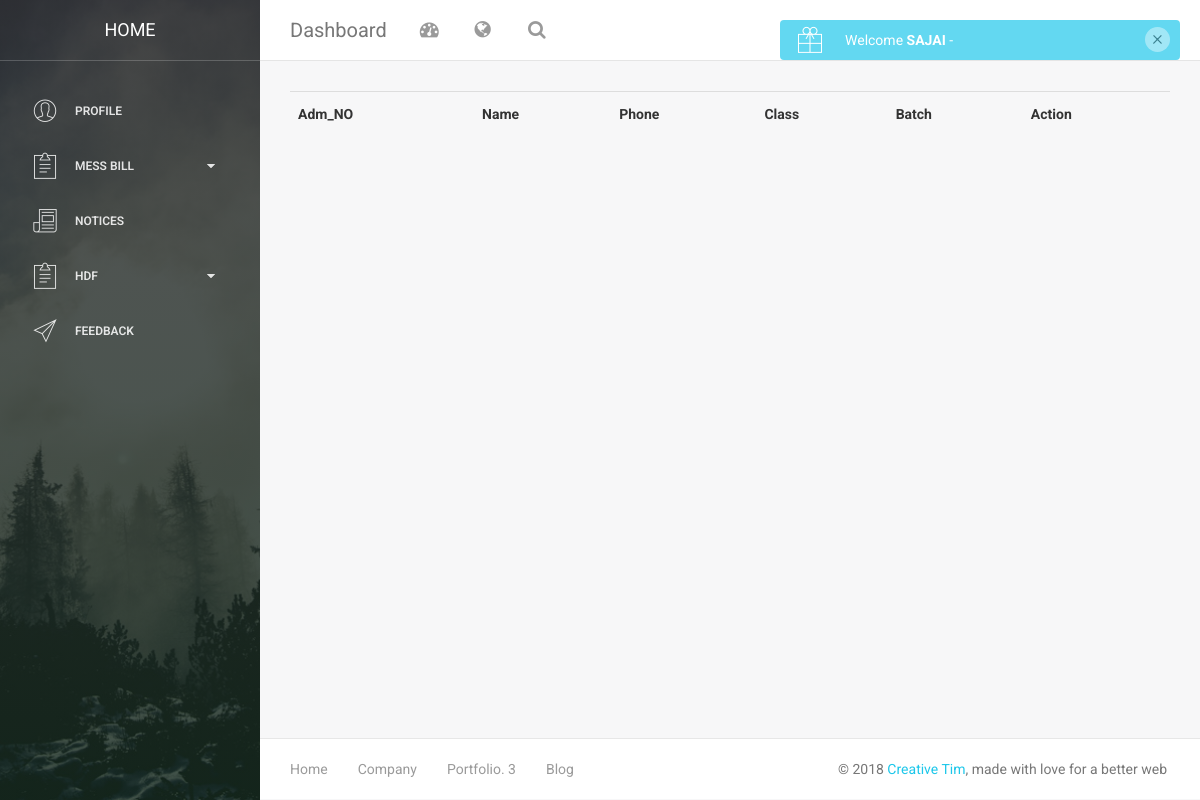
Before: /authority/indexa.php with the older database file.
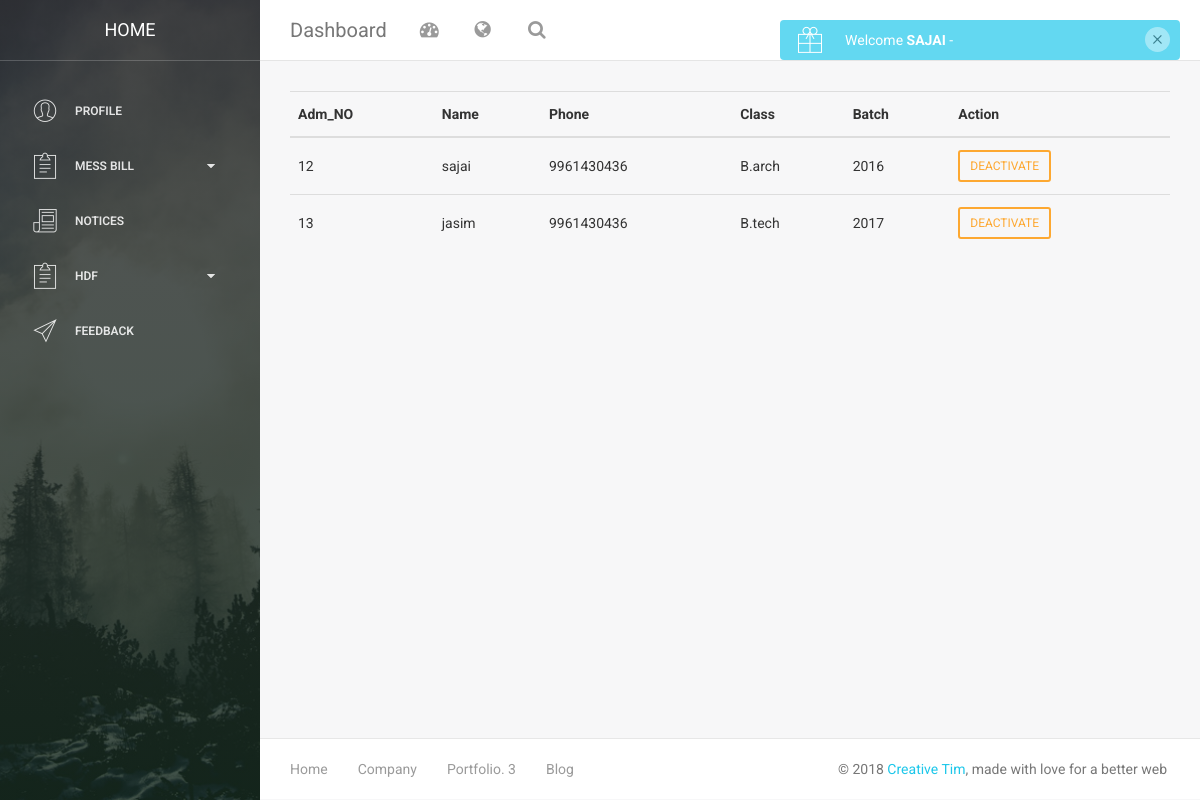
After: the same page with the newer database file.
### tables this page shows
CREATE TABLE IF NOT EXISTS `register` (
  `reg_no` int(10) NOT NULL,
  `name` varchar(20) NOT NULL,
  `password` varchar(10) NOT NULL,
  `type` varchar(20) DEFAULT NULL,
  `category` varchar(10) DEFAULT NULL,
  `address` text,
  `allot_no` int(10) DEFAULT NULL,
  `status` int(11) DEFAULT NULL,
  `date` timestamp NOT NULL DEFAULT CURRENT_TIMESTAMP,
  `phone` bigint(20) NOT NULL,
  `class` varchar(20) NOT NULL,
  `batch` int(5) NOT NULL,
  `email` varchar(20) DEFAULT NULL,
  `hostel_name` varchar(20) NOT NULL,
  `gender` varchar(5) DEFAULT NULL,
  PRIMARY KEY (`reg_no`)
);

### root/connection.php (called while the page is built, shortened)
<?php
class Database extends Exception {
	private $host = 'localhost';
	private $username = 'myhostel';
	private $password = 'myhostel';
	private $db = 'myhostel';
	private $base;
	public function connect() {
		try {
			$nrja = 'mysql:host=' . $this->host . ';dbname=' . $this->db;
			$this->base = new PDO($nrja, $this->username, $this->password);
			$this->base->setAttribute(PDO::ATTR_ERRMODE, PDO::ERRMODE_EXCEPTION);
			$this->base->setAttribute(PDO::ATTR_EMULATE_PREPARES, false);
			return true;
		} catch( PDOException $e ) {
			echo '<script type="text/javascript">console.log("' .  ' Error: ' . $e->getMessage()  . '");</script>';
		}
	}
	public function display( $sql, $array = NULL ) {
		try {
			$statement = $this->base->prepare($sql);
			$statement->execute( $array );
			return $big_data = $statement->fetchAll();
		}  catch (PDOException $e) {
			echo '<script type="text/javascript">console.log("' .  ' Error: ' . $e->getMessage()  . '");</script>';
		}
	}
}
?>

### authority/indexa.php (the view, shortened to what this page needs)
        <?php include_once('includes/headera.php'); ?>
 <table class="table table-hover">
 <tbody>
         <tr>
                 <th>Adm_NO</th>
                 <th>Name</th>
                 <th >Phone</th>
                 <th >Class</th>
                 <th >Batch</th>
                 <th >Action</th>
         </tr>
 </tbody>
 <tbody>
     <?php
     $query = "SELECT * FROM `register` WHERE reg_no != 10 ";
     $result = $db->display($query);
     ?>
     <?php  if( $result ): ?>
     <?php foreach ($result as $key => $value): ?>
         <tr>
                 <td><?php echo $value['reg_no']; ?></td>
                 <td><?php echo $value['name']; ?></td>
                 <td><?php echo $value['phone']; ?></td>
                 <td><?php echo $value['class']; ?></td>
                 <td><?php echo $value['batch']; ?></td>
                 <td>
                 <?php if( $value['status'] == 1 ) {
?>
<a href="index.php?id=<?php echo $value['reg_no']; ?>&active=0" class="btn btn-warning btn-sm">DEACTIVATE</a>
<?php
                 } else {
?>
<a href="index.php?id=<?php echo $value['reg_no']; ?>&active=1" class="btn btn-info btn-sm">ACTIVATE</a>
<?php
                 } ?>
                 </td>
         </tr>
<?php endforeach;?>
<?php endif; ?>
 </tbody>
 </table>
        <?php include_once('includes/footera.php'); ?>

Changed rows visible on the page:
added register: reg_no "12", name "sajai", phone "9961430436", class "B.arch", batch "2016"
added register: reg_no "13", name "jasim", phone "9961430436", class "B.tech", batch "2017"
